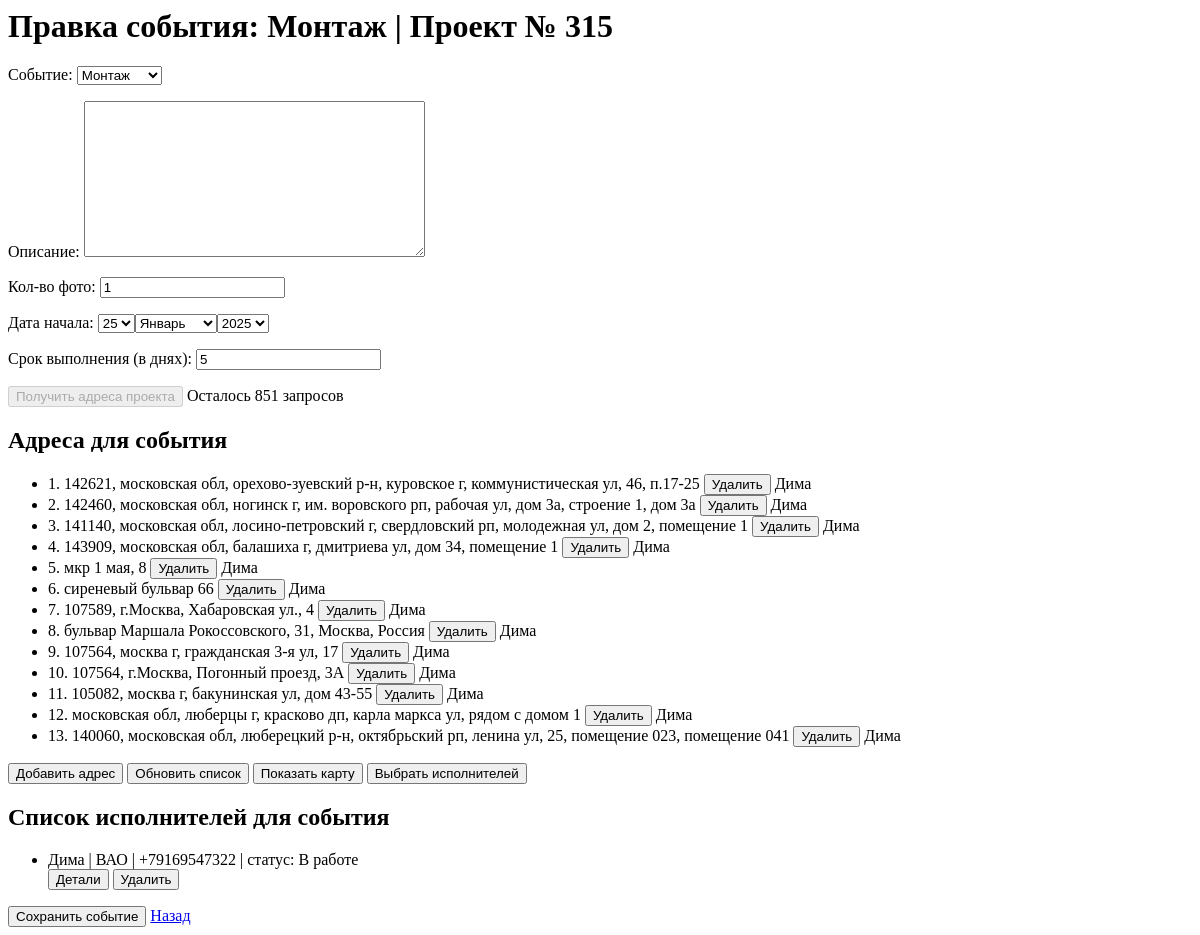
/projects/event/8/edit/ (signed in), run on the app's committed database.
### projects/models.py (models this page shows, shortened)
class Event(models.Model):
    EVENT_TYPES = (
        ('montage', 'Монтаж'),
        ('audit', 'Аудит'),
        ('dismantle', 'Демонтаж'),
    )
    STATUS_CHOICES = [
        ('created', 'Создано'),
        ('assigned', 'Назначено'),
        ('in_progress', 'В работе'),
        ('completed', 'Завершено'),
    ]
    project = models.ForeignKey(Project, related_name='events', on_delete=models.CASCADE)
    event_type = models.CharField(choices=EVENT_TYPES, max_length=20)
    status = models.CharField(max_length=11, choices=STATUS_CHOICES, default='created')
    description = models.TextField(blank=True)
    photo_count = models.IntegerField()
    event_date = models.DateField()
    duration_days = models.IntegerField()
    assigned_users = models.ManyToManyField(User, through='EventUser', blank=True, related_name='events_as_assignee')
    def update_status(self):
        event_users = self.eventuser_set.all()
        if not event_users.exists():
            self.status = 'created'
        elif all(user.status == 'completed' for user in event_users):
            self.status = 'completed'
        elif any(user.status == 'in_progress' for user in event_users):
            self.status = 'in_progress'
        elif any(user.status == 'confirmed' for user in event_users):
            self.status = 'assigned'
        else:
            self.status = 'created'
        self.save()

class Project(models.Model):
    user = models.ForeignKey(User, on_delete=models.CASCADE)  # Убрали null=True
    name = models.CharField(max_length=255)
    description = models.TextField(blank=True)
    excel_file = models.FileField(upload_to='excel/', null=True, blank=True)
    organization = models.CharField(max_length=255, blank=True, null=True)  # Новое поле
    product = models.CharField(max_length=255, blank=True, null=True)  # Новое поле

class EventAddress(models.Model):
    event = models.ForeignKey(Event, related_name='addresses', on_delete=models.CASCADE)
    name = models.CharField(max_length=255)
    latitude = models.FloatField()
    longitude = models.FloatField()
    order = models.PositiveIntegerField(default=0)  # Добавляем поле для сортировки
    assigned_user = models.ForeignKey(User, null=True, blank=True, on_delete=models.SET_NULL)  # Новое поле
    class Meta:
        ordering = ['order']

class EventUser(models.Model):
    STATUS_CHOICES = [
        ('chosen', 'Выбран'),
        ('assigned', 'Назначено'),
        ('confirmed', 'Подтверждено'),
        ('declined', 'Отказ'),
        ('in_progress', 'В работе'),
        ('completed', 'Завершено'),
    ]
    user = models.ForeignKey(User, on_delete=models.CASCADE)
    event = models.ForeignKey('Event', on_delete=models.CASCADE)
    status = models.CharField(max_length=11, choices=STATUS_CHOICES, default='chosen')

### rct/models.py (models this page shows)
class ExecutorProfile(models.Model):
    user = models.OneToOneField(User, on_delete=models.CASCADE)
    name = models.CharField(max_length=255, blank=True)
    phone_number = models.CharField(max_length=15, blank=True)
    district_choices = [
        ('САО', 'САО'),
        ('ВАО', 'ВАО'),
        ('ЮАО', 'ЮАО'),
        ('ЗАО', 'ЗАО'),
    ]
    district = models.CharField(max_length=3, choices=district_choices)

### projects/views.py (the view)
# urls.py: path('event/<int:event_id>/edit/', views.edit_event, name='edit_event'),
def edit_event(request, event_id):
    event = get_object_or_404(Event, pk=event_id)
    project = event.project
    if request.method == 'POST':
        form = EventForm(request.POST, instance=event)
        if form.is_valid():
            form.save()
            event.update_status()  # Обновление статуса события.
            return redirect('edit_event', event_id=event.id)
    else:
        form = EventForm(instance=event)
    project_addresses = project.addresses.all()
    executor_group = Group.objects.get(name='Исполнитель')
    executors = User.objects.filter(groups=executor_group).prefetch_related('executorprofile')
    event_users = event.eventuser_set.select_related('user')
    user_profile = request.user.profile
    api_key = user_profile.api_key if user_profile else None
    has_unassigned_addresses = event.addresses.filter(assigned_user__isnull=True).exists()
    executors_with_photo_status = []
    for event_user in event_users:
        has_photos_status = has_photos(event_user.user, event)
        executors_with_photo_status.append((event_user, has_photos_status))
    event.update_status()  # Обновление статуса события.
    return render(request, 'projects/edit_event.html', {
        'form': form,
        'project': project,
        'event': event,
        'project_addresses': project_addresses,
        'executors': executors,
        'executors_with_photo_status': executors_with_photo_status,
        'api_key': api_key,
        'has_unassigned_addresses': has_unassigned_addresses,
    })

### projects/forms.py
class EventForm(forms.ModelForm):
    class Meta:
        model = Event
        fields = ['event_type', 'description', 'photo_count', 'event_date', 'duration_days']
        labels = {
            'event_type': 'Событие',
            'description': 'Описание',
            'photo_count': 'Кол-во фото',
            'event_date': 'Дата начала',
            'duration_days': 'Срок выполнения (в днях)',
        }
        widgets = {
            'event_date': forms.SelectDateWidget(),
        }

### projects/utils.py (called while the page is built)
def has_photos(user, event):
    try:
        executor_id = user.executorprofile.id
    except AttributeError:
        return False
    base_path = os.path.join(settings.MEDIA_ROOT, str(event.project.user.id), str(event.project.id), event.get_event_type_display(), str(executor_id))
    problems_path = os.path.join(base_path, "problems")
    has_main_photos = os.path.exists(base_path) and any(os.path.isfile(os.path.join(base_path, f)) for f in os.listdir(base_path))
    has_problem_photos = os.path.exists(problems_path) and any(os.path.isfile(os.path.join(problems_path, f)) for f in os.listdir(problems_path))
    return has_main_photos or has_problem_photos

### projects/templates/projects/edit_event.html (shortened to what this page needs)
<html>
<head>
    {% load static %}
    <link rel="stylesheet" type="text/css" href="{% static 'projects/yandex-map-modal.css' %}">
    <link rel="stylesheet" href="//code.jquery.com/ui/1.12.1/themes/base/jquery-ui.css">
</head>
<body>
    <h1>Правка события: {{ event.get_event_type_display }} | {{ project.name }}</h1>
    <form id="event-form" method="POST">
        {{ form.as_p }}
    </form>
    <button type="button" id="copy-addresses-btn">Получить адреса проекта</button>
    <span id="remaining-requests">Осталось {{ remaining_requests }} запросов</span>
    <h2>Адреса для события</h2>
    <ul id="event-addresses-list">
        {% for address in event.addresses.all %}
        <li data-id="{{ address.id }}" data-user-assigned="{% if address.assigned_user %}true{% else %}false{% endif %}">
            <span class="address-number">{{ forloop.counter }}.</span>
            <span class="address-name" data-id="{{ address.id }}">{{ address.name }}</span>
            <button class="delete-address-btn" data-id="{{ address.id }}">Удалить</button>
            {% if address.assigned_user %}
                {% with address.assigned_user.executorprofile as profile %}
                    <span class="executor-name">{{ profile.name|default:address.assigned_user.username }}</span>
                {% endwith %}
            {% else %}
                <span class="executor-name">Не назначен</span>
            {% endif %}
        </li>
        {% empty %}
        <li>Нет адресов.</li>
        {% endfor %}
    </ul>
    <button type="button" id="add-address-btn">Добавить адрес</button>
    <button type="button" id="update-addresses-btn">Обновить список</button>
    <button type="button" id="show-map-btn">Показать карту</button>
    <button type="button" id="select-executors-btn">Выбрать исполнителей</button>
    <h2>Список исполнителей для события</h2>
    <ul id="event-executors-list">
        {% for event_user, has_photos in executors_with_photo_status %}
            {% if event_user.user.executorprofile %}
            <li data-id="{{ event_user.user.id }}" data-status="{{ event_user.status }}">
                <span class="user-name">{{ event_user.user.executorprofile.name|default:event_user.user.email }}</span>
                {% if event_user.user.executorprofile.district %} | <span class="district">{{ event_user.user.executorprofile.district }}</span>{% endif %}
                {% if event_user.user.executorprofile.phone_number %} | <span class="phone-number">{{ event_user.user.executorprofile.phone_number }}</span>{% endif %}
                <span class="status"> | статус: {{ event_user.get_status_display }}</span>
                <br>
                {% if has_photos %}
                    <button class="details-btn" data-id="{{ event_user.user.id }}">Детали</button>
                {% endif %}
                {% if event_user.status != 'completed' %}
                    <button class="delete-executor-btn" data-id="{{ event_user.user.id }}">Удалить</button>
                {% endif %}
            </li>
            {% else %}
                <li>У пользователя нет профиля исполнителя.</li>
            {% endif %}
        {% empty %}
            <li>Нет исполнителей.</li>
        {% endfor %}
    </ul>
    <button type="button" id="save-event-button">Сохранить событие</button>
    <a href="{% url 'edit_project' project.id %}">Назад</a>
</body>
</html>

### data on the page
Event: event_type "Монтаж", photo_count "1", duration_days "5"
Project: name "Проект № 315"
EventAddress: name "142621, московская обл, орехово-зуевский р-н, куровское г, коммунистическая ул, 46, п.17-25", assigned_user.executorprofile.name "Дима"
EventAddress: name "142460, московская обл, ногинск г, им. воровского рп, рабочая ул, дом 3а, строение 1, дом 3а", assigned_user.executorprofile.name "Дима"
EventAddress: name "141140, московская обл, лосино-петровский г, свердловский рп, молодежная ул, дом 2, помещение 1", assigned_user.executorprofile.name "Дима"
EventAddress: name "143909, московская обл, балашиха г, дмитриева ул, дом 34, помещение 1", assigned_user.executorprofile.name "Дима"
EventAddress: name "мкр 1 мая, 8", assigned_user.executorprofile.name "Дима"
EventAddress: name "сиреневый бульвар 66", assigned_user.executorprofile.name "Дима"
EventAddress: name "107589, г.Москва, Хабаровская ул., 4", assigned_user.executorprofile.name "Дима"
EventAddress: name "бульвар Маршала Рокоссовского, 31, Москва, Россия", assigned_user.executorprofile.name "Дима"
EventAddress: name "107564, москва г, гражданская 3-я ул, 17", assigned_user.executorprofile.name "Дима"
EventAddress: name "107564, г.Москва, Погонный проезд, 3А", assigned_user.executorprofile.name "Дима"
EventAddress: name "105082, москва г, бакунинская ул, дом 43-55", assigned_user.executorprofile.name "Дима"
EventAddress: name "московская обл, люберцы г, красково дп, карла маркса ул, рядом с домом 1", assigned_user.executorprofile.name "Дима"
EventAddress: name "140060, московская обл, люберецкий р-н, октябрьский рп, ленина ул, 25, помещение 023, помещение 041", assigned_user.executorprofile.name "Дима"
EventUser: user.executorprofile.name "Дима", user.executorprofile.district "ВАО", user.executorprofile.phone_number "+79169547322", status "В работе"
